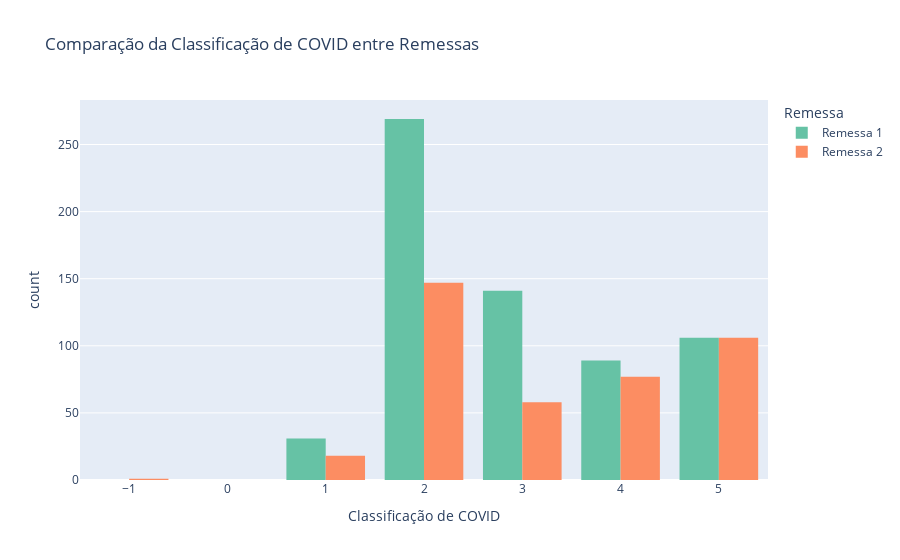

The cell this chart's notebook holds for it:
### Code cell
#numero de individuos por remessa e nivel de infeccao

remessa1 = df.loc[df['Onda_1_ate_nov2020_Onda_2_entre_nov_2020_e_dez2021'] == 1]
remessa2 = df.loc[df['Onda_1_ate_nov2020_Onda_2_entre_nov_2020_e_dez2021'] == 2]

remessa1['Remessa'] = 'Remessa 1'
remessa2['Remessa'] = 'Remessa 2'

df_concatenado = pd.concat([remessa1, remessa2])

fig = px.histogram(df_concatenado, 
                   x='Classificacao_Covid', 
                   color='Remessa', 
                   barmode='group',
                   title='Comparação da Classificação de COVID entre Remessas',
                   labels={'Classificacao_Covid': 'Classificação de COVID', 'count': 'Quantidade de Indivíduos'},
                   color_discrete_sequence=px.colors.qualitative.Set2)

fig.show()

### Figure 1 — Plotly figure (JSON) as saved in the notebook; plotly's stock layout.template omitted (floating-point values rounded to 4 significant figures; data arrays with more than 128 entries replaced by an {"elided": "..."} marker saying what was removed)
{"data": [{"alignmentgroup": "True", "bingroup": "x", "hovertemplate": "Remessa=Remessa 1<br>Classificação de COVID=%{x}<br>count=%{y}<extra></extra>", "legendgroup": "Remessa 1", "marker": {"color": "rgb(102,194,165)", "pattern": {"shape": ""}}, "name": "Remessa 1", "offsetgroup": "Remessa 1", "orientation": "v", "showlegend": true, "type": "histogram", "x": {"elided": "636 int values"}, "xaxis": "x", "yaxis": "y"}, {"alignmentgroup": "True", "bingroup": "x", "hovertemplate": "Remessa=Remessa 2<br>Classificação de COVID=%{x}<br>count=%{y}<extra></extra>", "legendgroup": "Remessa 2", "marker": {"color": "rgb(252,141,98)", "pattern": {"shape": ""}}, "name": "Remessa 2", "offsetgroup": "Remessa 2", "orientation": "v", "showlegend": true, "type": "histogram", "x": {"elided": "407 int values"}, "xaxis": "x", "yaxis": "y"}], "layout": {"barmode": "group", "legend": {"title": {"text": "Remessa"}, "tracegroupgap": 0}, "title": {"text": "Comparação da Classificação de COVID entre Remessas"}, "xaxis": {"anchor": "y", "domain": [0, 1], "title": {"text": "Classificação de COVID"}}, "yaxis": {"anchor": "x", "domain": [0, 1], "title": {"text": "count"}}}}
